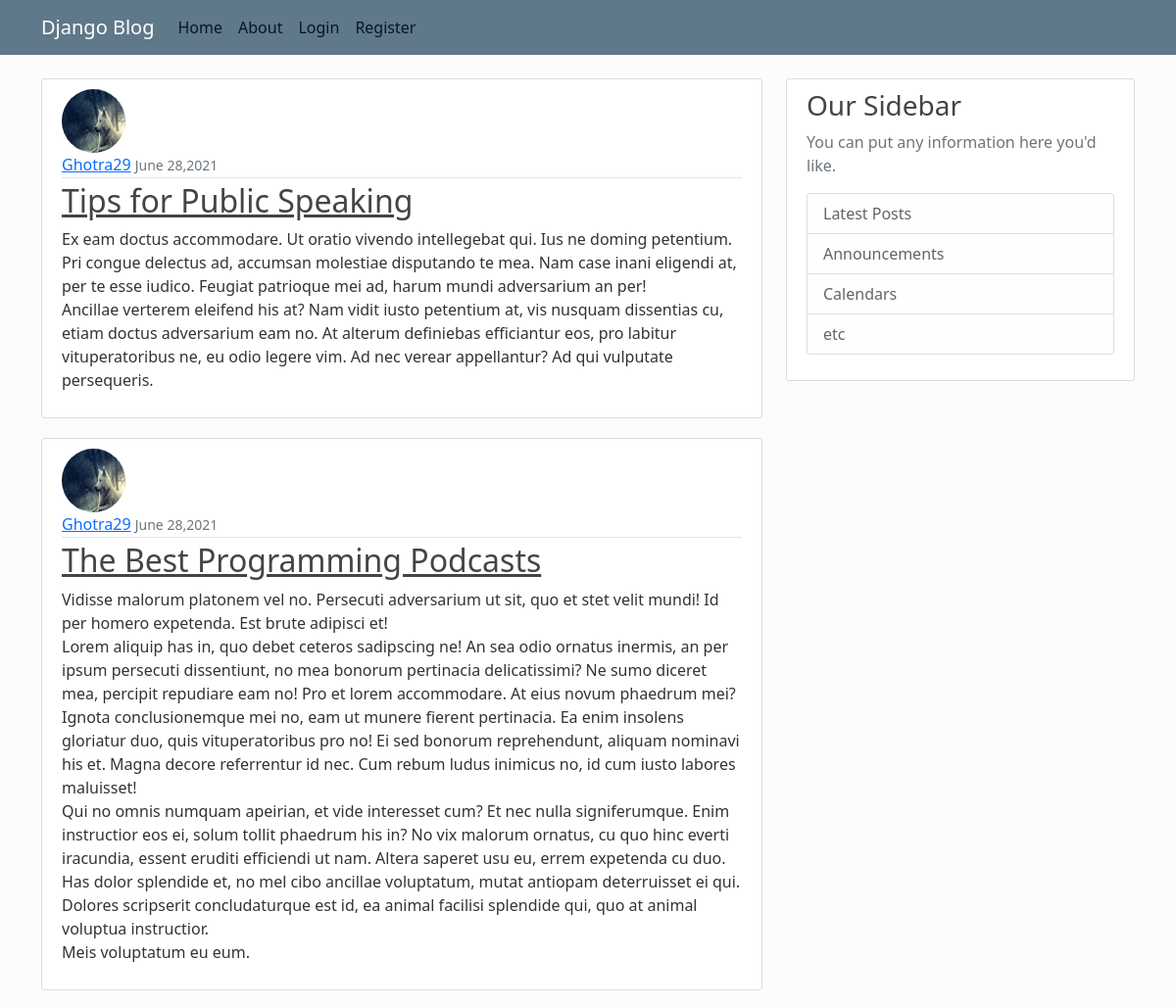
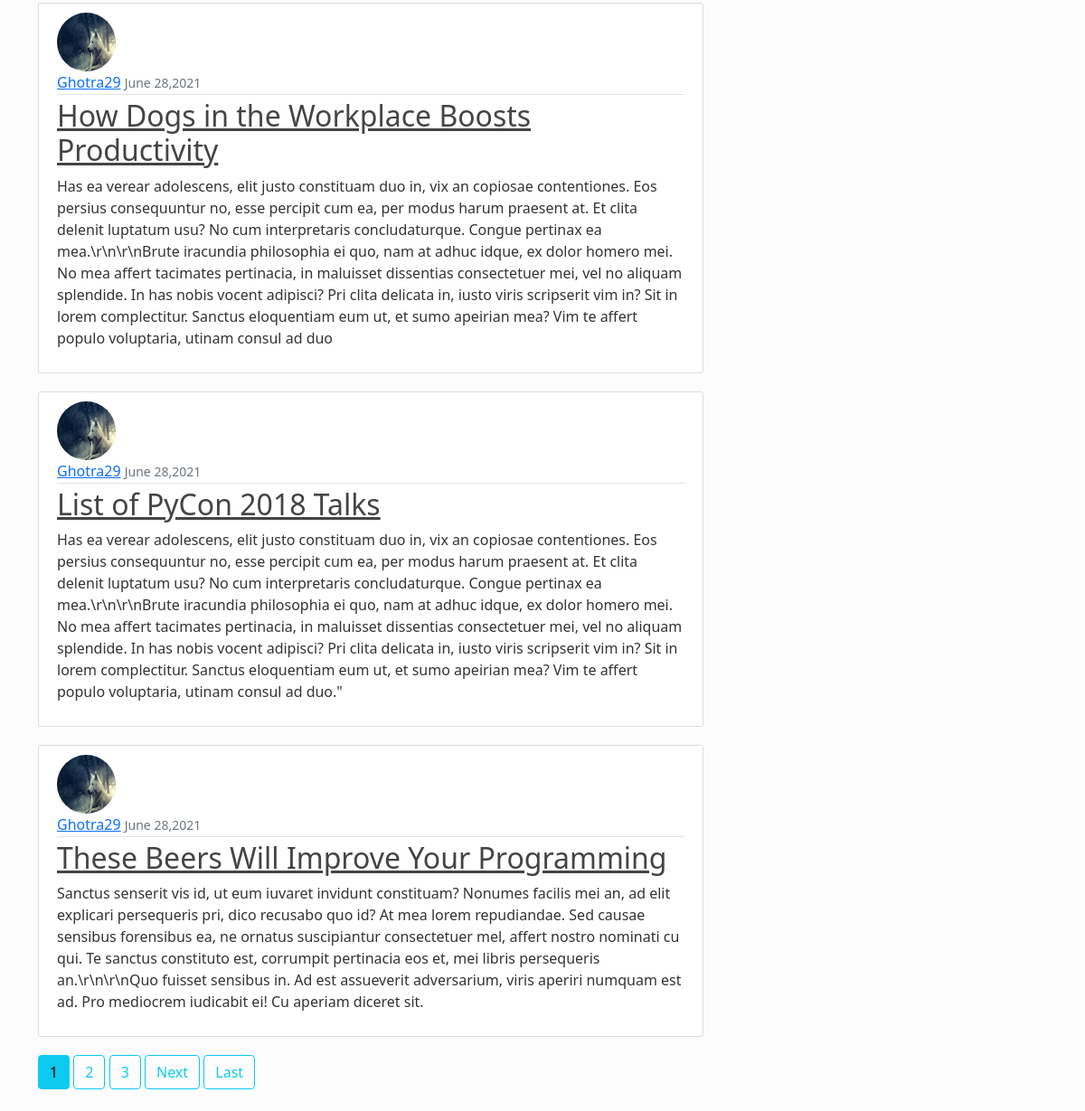
The page / on the database its author committed (2 pictures, top to bottom).
### blog/models.py (models this page shows, shortened)
class Post(models.Model):
    title = models.CharField(max_length=100)
    content = models.TextField()
    date_posted = models.DateTimeField(default= timezone.now)
    author = models.ForeignKey(User, on_delete=models.CASCADE)

### users/models.py (models this page shows, shortened)
class Profile(models.Model):
    user = models.OneToOneField(User, on_delete=models.CASCADE)
    image = models.ImageField(default='default.jpg',upload_to='profile_pics')

### blog/views.py (the view)
# urls.py: path("", PostListView.as_view(),name="blog-home"),
class PostListView(ListView):
    model = Post
    template_name='blog/home.html'
    context_object_name='posts'
    ordering=['-date_posted']
    paginate_by=5

### blog/templates/blog/home.html (shortened to what this page needs)
{% extends 'blog/base.html' %}
{% block content %}
  {% for post in posts %}
     <article class="media content-section">
        <img class="rounded-circle article-img" src="{{post.author.profile.image.url }}" >
        <div class="media-body">
          <div class="article-metadata">
             <a class="mr-2" href="{% url 'user-posts' post.author.username%}">{{ post.author }}</a>
             <small class="text-muted">{{ post.date_posted|date:"F d,Y" }}</small>
          </div>
          <h2><a class="article-title" href="{% url 'post-detail' post.id %}">{{ post.title }}</a></h2>
          <p class="article-content">{{ post.content }}</p>
        </div>
     </article>
  {% endfor %}
  {% if is_paginated %}
     {% for num in page_obj.paginator.page_range %}
        {% if page_obj.number == num %}
           <a class= "btn btn-info mb-4" href="?page={{num}}">{{num}}</a>
        {% elif  num > page_obj.number|add:'-3' and num < page_obj.number|add:'3' %}
            <a class= "btn btn-outline-info mb-4" href="?page={{num}}">{{num}}</a>
        {% endif %}
     {% endfor %}
     {% if page_obj.has_next %}
        <a class= "btn btn-outline-info mb-4" href="?page={{page_obj.next_page_number}}">Next</a>
        <a class= "btn btn-outline-info mb-4" href="?page={{page_obj.paginator.num_pages}}">Last</a>
     {% endif %}
  {% endif %}
  {% endblock %}

### blog/templates/blog/base.html (shortened to what this page needs)
{% load static %}
<!DOCTYPE html>
<html>
<head>
    <link href="https://cdn.jsdelivr.net/npm/bootstrap@5.0.1/dist/css/bootstrap.min.css" rel="stylesheet">
    <link rel ="stylesheet" type="text/css" href="{% static 'blog/main.css' %}">
</head>
<body>
   <header class="site-header">
      <nav class="navbar navbar-expand-md navbar-dark bg-steel fixed-top">
        <div class="container">
           <a class="navbar-brand mr-4" href="{% url 'blog-home' %}">Django Blog</a>
           <div class="collapse navbar-collapse" id="navbarToggle">
             <div class="navbar-nav mr-auto">
                <a class="nav-item nav-link" href="{% url 'blog-home' %}">Home</a>
                <a class="nav-item nav-link" href="{% url 'blog-about'%}">About</a>
             </div>
             <div class="navbar-nav ">
              {% if user.is_authenticated%}
               <a class="nav-item nav-link" href="{% url 'post-create'%}">New Post</a>
               <a class="nav-item nav-link" href="/profile">Profile</a>
               <a class="nav-item nav-link" href="/logout">Logout</a>
              {%else%}
                <a class="nav-item nav-link" href="/login">Login</a>
                <a class="nav-item nav-link" href="/register">Register</a>
              {% endif%}
             </div>
            </div>
        </div>
       </nav>
   </header>
   <main role="main" class="container">
     <div class="row">
        <div class="col-md-8">
           {% block content %}{% endblock content %}
        </div>
        <div class="col-md-4">
           <div class="content-section">
             <h3>Our Sidebar</h3>
             <p class='text-muted'>You can put any information here you'd like.
               <ul class="list-group">
                 <li class="list-group-item list-group-item-light">Latest Posts</li>
                 <li class="list-group-item list-group-item-light">Announcements</li>
                 <li class="list-group-item list-group-item-light">Calendars</li>
                 <li class="list-group-item list-group-item-light">etc</li>
               </ul>
             </p>
           </div>
        </div>
     </div>
  </main>
</body>
</html>

### blog/static/blog/main.css (style rules this page uses)
body { background: #fdfcfc; color: #333333; margin-top: 5rem; }
h1, h2, h3, h4, h5, h6 { color: #444444; }
ul { margin: 0; }
.bg-steel { background-color: #5f788a; }
.site-header .navbar-nav .nav-link { color: #071720; }
.content-section { background: #ffffff; padding: 10px 20px; border: 1px solid #dddddd; border-radius: 3px; margin-bottom: 20px; }
.article-title { color: #444444; }
.article-content { white-space: pre-line; }
.article-img { height: 65px; width: 65px; margin-right: 16px; }
.article-metadata { padding-bottom: 1px; margin-bottom: 4px; border-bottom: 1px solid #e3e3e3 }

### rows shown on the page
Post: author.profile.image (placeholder picture), author "Ghotra29", date_posted "June 28,2021", title "Tips for Public Speaking", content "Ex eam doctus accommodare. Ut oratio vivendo intellegebat qui. Ius ne doming petentium. Pri congue delectus ad, accumsan molestiae disputando te mea. Nam case inani eligendi at, per te esse iudico. Feugiat patrioque mei ad, harum mundi adversarium an per! Ancillae verterem eleifend his at? Nam vidit iusto petentium at, vis nusquam dissentias cu, etiam doctus adversarium eam no. At alterum definiebas efficiantur eos, pro labitur vituperatoribus ne, eu odio legere vim. Ad nec verear appellantur? Ad qui vulputate persequeris."
Post: author.profile.image (placeholder picture), author "Ghotra29", date_posted "June 28,2021", title "The Best Programming Podcasts", content "Vidisse malorum platonem vel no. Persecuti adversarium ut sit, quo et stet velit mundi! Id per homero expetenda. Est brute adipisci et! Lorem aliquip has in, quo debet ceteros sadipscing ne! An sea odio ornatus inermis, an per ipsum persecuti dissentiunt, no mea bonorum pertinacia delicatissimi? Ne sumo diceret mea, percipit repudiare eam no! Pro et lorem accommodare. At eius novum phaedrum mei? Ignota conclusionemque mei no, eam ut munere fierent pertinacia. Ea enim insolens gloriatur duo, quis vituperatoribus pro no! Ei sed bonorum reprehendunt, aliquam nominavi his et. Magna decore referrentur id nec. Cum rebum ludus inimicus no, id cum iusto labores maluisset! Qui no omnis numquam…"
Post: author.profile.image (placeholder picture), author "Ghotra29", date_posted "June 28,2021", title "How Dogs in the Workplace Boosts Productivity", content "Has ea verear adolescens, elit justo constituam duo in, vix an copiosae contentiones. Eos persius consequuntur no, esse percipit cum ea, per modus harum praesent at. Et clita delenit luptatum usu? No cum interpretaris concludaturque. Congue pertinax ea mea.\\r\\n\\r\\nBrute iracundia philosophia ei quo, nam at adhuc idque, ex dolor homero mei. No mea affert tacimates pertinacia, in maluisset dissentias consectetuer mei, vel no aliquam splendide. In has nobis vocent adipisci? Pri clita delicata in, iusto viris scripserit vim in? Sit in lorem complectitur. Sanctus eloquentiam eum ut, et sumo apeirian mea? Vim te affert populo voluptaria, utinam consul ad duo"
Post: author.profile.image (placeholder picture), author "Ghotra29", date_posted "June 28,2021", title "List of PyCon 2018 Talks", content "Has ea verear adolescens, elit justo constituam duo in, vix an copiosae contentiones. Eos persius consequuntur no, esse percipit cum ea, per modus harum praesent at. Et clita delenit luptatum usu? No cum interpretaris concludaturque. Congue pertinax ea mea.\\r\\n\\r\\nBrute iracundia philosophia ei quo, nam at adhuc idque, ex dolor homero mei. No mea affert tacimates pertinacia, in maluisset dissentias consectetuer mei, vel no aliquam splendide. In has nobis vocent adipisci? Pri clita delicata in, iusto viris scripserit vim in? Sit in lorem complectitur. Sanctus eloquentiam eum ut, et sumo apeirian mea? Vim te affert populo voluptaria, utinam consul ad duo.\""
Post: author.profile.image (placeholder picture), author "Ghotra29", date_posted "June 28,2021", title "These Beers Will Improve Your Programming", content "Sanctus senserit vis id, ut eum iuvaret invidunt constituam? Nonumes facilis mei an, ad elit explicari persequeris pri, dico recusabo quo id? At mea lorem repudiandae. Sed causae sensibus forensibus ea, ne ornatus suscipiantur consectetuer mel, affert nostro nominati cu qui. Te sanctus constituto est, corrumpit pertinacia eos et, mei libris persequeris an.\\r\\n\\r\\nQuo fuisset sensibus in. Ad est assueverit adversarium, viris aperiri numquam est ad. Pro mediocrem iudicabit ei! Cu aperiam diceret sit."

### other values the page prints
{{ num }} "1"
{{ num }} "2" "3"
